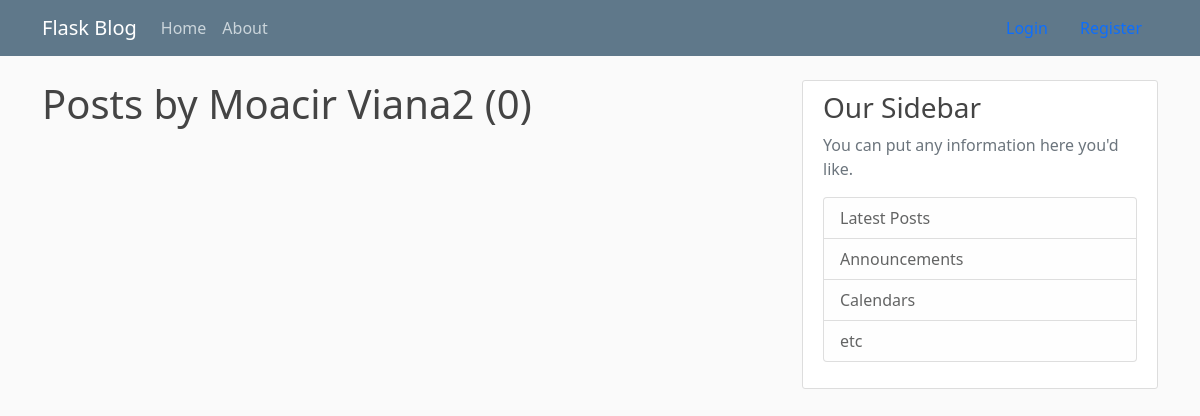
The page /user/Moacir Viana2 on the database as committed earlier.
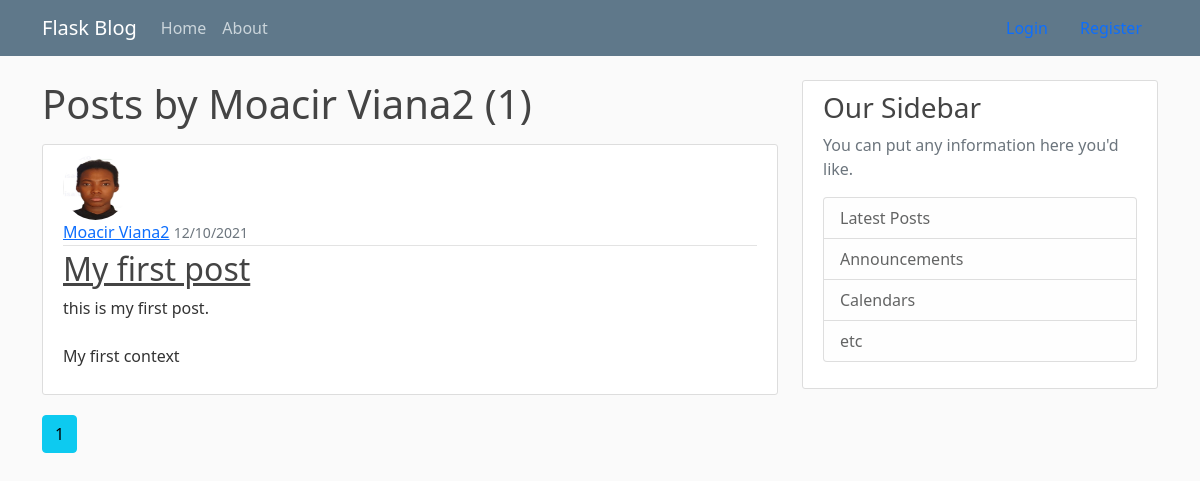
The same page on the database as committed later.
### flaskblog/models.py (models this page shows, shortened)
class Post(db.Model):
    id = db.Column(db.Integer, primary_key=True)
    title = db.Column(db.String(100), nullable=False)
    date_posted = db.Column(db.DateTime, nullable=False, default=datetime.utcnow)
    content = db.Column(db.Text, nullable=False)
    user_id = db.Column(db.Integer, db.ForeignKey('user.id'), nullable=False)

class User(db.Model, UserMixin):
    id = db.Column(db.Integer, primary_key=True)
    username = db.Column(db.String(20), unique=True, nullable=False)
    email = db.Column(db.String(120), unique=True, nullable=False)
    image_file = db.Column(db.String(120), nullable=False, default='default.jpg')
    password = db.Column(db.String(60), nullable=False)
    posts = db.relationship('Post', backref='author', lazy=True)

### flaskblog/users/routes.py (the view)
@users.route("/user/<string:username>")
def user_posts(username):
    page = request.args.get('page',1, type=int)
    user = User.query.filter_by(username=username).first_or_404()
    posts = Post.query.filter_by(author=user)\
                .order_by(Post.date_posted.desc())\
                .paginate(page=page, per_page=5)
    return render_template("user_posts.html", posts=posts, user=user)

### flaskblog/templates/user_posts.html
{% extends "layout.html" %}
{% block content %}
  <h1 class="mb-3">Posts by {{ user.username }} ({{ posts.total }})</h1>
  {% for post in posts.items %}
    <article class="media content-section">
      <img class="rounded-circle article-img" src="{{ url_for('static', filename='profile_pics/' + post.author.image_file)}}" />
        <div class="media-body">
          <div class="article-metadata">
            <a class="mr-2" href="{{ url_for('users.user_posts', username=post.author.username)}}">{{ post.author.username }}</a>
            <small class="text-muted">{{ post.date_posted.strftime('%d/%m/%Y') }}</small>
          </div>
          <h2><a class="article-title" href="{{ url_for('posts.post', post_id=post.id) }}">{{ post.title }}</a></h2>
          <p class="article-content">{{ post.content }}</p>
        </div>
      </article>
  {% endfor %}
  {% for page_num in posts.iter_pages(left_edge=1, right_edge=1, left_current=1, right_current=5) %}
    {% if page_num %}
        {% if posts.page == page_num %}
          <a class="btn btn-info mb-4" href="{{url_for('users.user_posts', username=user.username, page=page_num)}}">{{ page_num }}</a>
        {% else %}
          <a class="btn btn-outline-info mb-4" href="{{url_for('users.user_posts', username=user.username, page=page_num)}}">{{ page_num }}</a>
        {% endif %}
    {% else %}
    ...
    {% endif %}
  {% endfor %}
{% endblock content %}

Rows that differ between the two databases and show on the page:
added Post: image_file (picture), author.username "Moacir Viana2", date_posted "12/10/2021", title "My first post", content "this is my first post. My first context"
Other text that changed with them:
{{ posts.total }}: "0" → "1"
new list line: "1"
